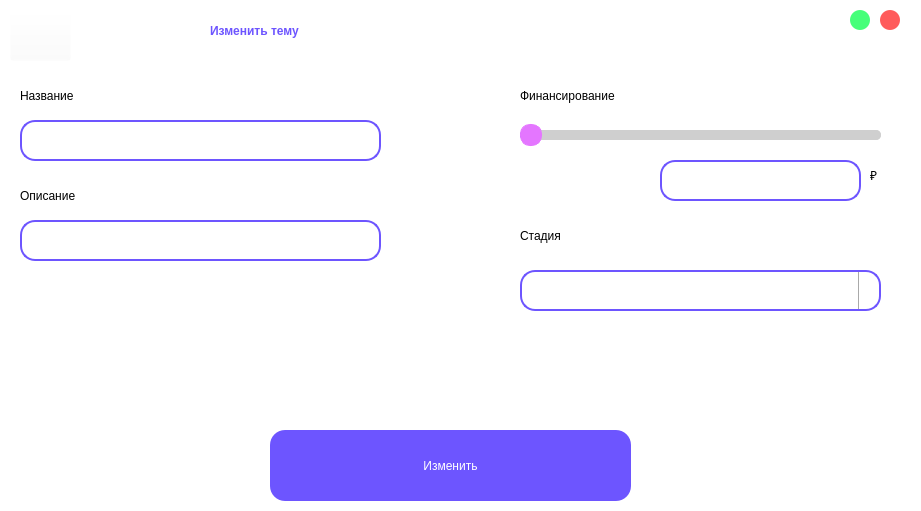
<?xml version="1.0" encoding="UTF-8"?>
<ui version="4.0">
 <class>change_theme</class>
 <widget class="QWidget" name="change_theme">
  <property name="geometry">
   <rect>
    <x>0</x>
    <y>0</y>
    <width>921</width>
    <height>511</height>
   </rect>
  </property>
  <property name="minimumSize">
   <size>
    <width>921</width>
    <height>511</height>
   </size>
  </property>
  <property name="maximumSize">
   <size>
    <width>921</width>
    <height>511</height>
   </size>
  </property>
  <property name="windowTitle">
   <string>Form</string>
  </property>
  <property name="styleSheet">
   <string notr="true">background-color: rgb(255, 255, 255);</string>
  </property>
  <widget class="QPushButton" name="pushButton_4">
   <property name="geometry">
    <rect>
     <x>10</x>
     <y>10</y>
     <width>61</width>
     <height>51</height>
    </rect>
   </property>
   <property name="styleSheet">
    <string notr="true">background-color: rgba(255, 255, 255, 0);</string>
   </property>
   <property name="text">
    <string/>
   </property>
   <property name="icon">
    <iconset resource="greeting.qrc">
     <normaloff>:/new/prefix1/return.png</normaloff>:/new/prefix1/return.png</iconset>
   </property>
   <property name="iconSize">
    <size>
     <width>35</width>
     <height>35</height>
    </size>
   </property>
  </widget>
  <widget class="QLabel" name="label_2">
   <property name="geometry">
    <rect>
     <x>20</x>
     <y>80</y>
     <width>161</width>
     <height>31</height>
    </rect>
   </property>
   <property name="styleSheet">
    <string notr="true">color: rgb(0, 0, 0);
font: 75 18pt &quot;Karla&quot;;
</string>
   </property>
   <property name="text">
    <string>Название</string>
   </property>
  </widget>
  <widget class="QPushButton" name="pushButton_3">
   <property name="geometry">
    <rect>
     <x>850</x>
     <y>10</y>
     <width>20</width>
     <height>20</height>
    </rect>
   </property>
   <property name="styleSheet">
    <string notr="true">QPushButton {
	border-radius: 10px;
	background-color: #45FF79;
	color: white;
}
QPushButton:pressed {
	background-color: #B2FFC8;
}</string>
   </property>
   <property name="text">
    <string/>
   </property>
  </widget>
  <widget class="QPushButton" name="pushButton_2">
   <property name="geometry">
    <rect>
     <x>880</x>
     <y>10</y>
     <width>20</width>
     <height>20</height>
    </rect>
   </property>
   <property name="styleSheet">
    <string notr="true">QPushButton {
	border-radius: 10px;
	background-color: #FF5B5B;
	color: white;
}
QPushButton:pressed {
	background-color: #FFBCBC;
}</string>
   </property>
   <property name="text">
    <string/>
   </property>
  </widget>
  <widget class="QLineEdit" name="lineEdit_2">
   <property name="geometry">
    <rect>
     <x>20</x>
     <y>120</y>
     <width>361</width>
     <height>41</height>
    </rect>
   </property>
   <property name="styleSheet">
    <string notr="true">border-radius: 15px; 
font: 14pt &quot;Karla&quot;;
padding-left: 10px;
padding-right:10px;
border: 2px solid #6D55FF;
</string>
   </property>
   <property name="text">
    <string/>
   </property>
  </widget>
  <widget class="QLineEdit" name="lineEdit_3">
   <property name="geometry">
    <rect>
     <x>20</x>
     <y>220</y>
     <width>361</width>
     <height>41</height>
    </rect>
   </property>
   <property name="styleSheet">
    <string notr="true">border-radius: 15px; 
font: 14pt &quot;Karla&quot;;
padding-left: 10px;
padding-right:10px;
border: 2px solid #6D55FF;
</string>
   </property>
  </widget>
  <widget class="QSlider" name="horizontalSlider">
   <property name="geometry">
    <rect>
     <x>520</x>
     <y>120</y>
     <width>361</width>
     <height>31</height>
    </rect>
   </property>
   <property name="styleSheet">
    <string notr="true">QSlider::groove:horizontal {
    background: #CFCFCF; /* Цвет незаполненной части */
    height: 10px; /* Высота линии */
    border-radius: 5px; /* Закругленные края */
}

QSlider::sub-page:horizontal {
    background: #6D55FF; /* Цвет заполненной части */
    border-radius: 5px; /* Закругленные края */
}

QSlider::add-page:horizontal {
    background: #CFCFCF; /* Цвет незаполненной части */
    border-radius: 5px; /* Закругленные края */
}

QSlider::handle:horizontal {
    background: #E476FF; /* Цвет круглой точки */
    border: 1px solid #E476FF; /* Граница вокруг точки */
    width: 20px; /* Ширина точки */
    height: 20px; /* Высота точки */
    border-radius: 10px; /* Круглая форма */
    margin-top: -6px; 
    margin-bottom: -6px; /* Центрирование точки */
}</string>
   </property>
   <property name="orientation">
    <enum>Qt::Horizontal</enum>
   </property>
  </widget>
  <widget class="QLabel" name="label_6">
   <property name="geometry">
    <rect>
     <x>520</x>
     <y>80</y>
     <width>231</width>
     <height>31</height>
    </rect>
   </property>
   <property name="styleSheet">
    <string notr="true">color: rgb(0, 0, 0);
font: 75 18pt &quot;Karla&quot;;
</string>
   </property>
   <property name="text">
    <string>Финансирование</string>
   </property>
  </widget>
  <widget class="QLabel" name="label_3">
   <property name="geometry">
    <rect>
     <x>20</x>
     <y>180</y>
     <width>151</width>
     <height>31</height>
    </rect>
   </property>
   <property name="styleSheet">
    <string notr="true">color: rgb(0, 0, 0);
font: 75 18pt &quot;Karla&quot;;
</string>
   </property>
   <property name="text">
    <string>Описание</string>
   </property>
  </widget>
  <widget class="QPushButton" name="pushButton">
   <property name="geometry">
    <rect>
     <x>270</x>
     <y>430</y>
     <width>361</width>
     <height>71</height>
    </rect>
   </property>
   <property name="autoFillBackground">
    <bool>false</bool>
   </property>
   <property name="styleSheet">
    <string notr="true">QPushButton{
	color: rgb(255, 255, 255);
	background-color: #6D55FF;
	border-radius: 15px; 
	font: 75 25pt &quot;Karla&quot; bold;
	border: 2px;
}
QPushButton:pressed{
	background-color: #A597FF;
}</string>
   </property>
   <property name="text">
    <string>Изменить</string>
   </property>
   <property name="default">
    <bool>false</bool>
   </property>
   <property name="flat">
    <bool>false</bool>
   </property>
  </widget>
  <widget class="QLineEdit" name="lineEdit_6">
   <property name="geometry">
    <rect>
     <x>660</x>
     <y>160</y>
     <width>201</width>
     <height>41</height>
    </rect>
   </property>
   <property name="styleSheet">
    <string notr="true">border-radius: 15px; 
font: 14pt &quot;Karla&quot;;
padding-left: 10px;
padding-right:10px;
border: 2px solid #6D55FF;
</string>
   </property>
  </widget>
  <widget class="QLabel" name="label_7">
   <property name="geometry">
    <rect>
     <x>870</x>
     <y>160</y>
     <width>31</width>
     <height>31</height>
    </rect>
   </property>
   <property name="styleSheet">
    <string notr="true">color: rgb(0, 0, 0);
font: 75 18pt &quot;Karla&quot;;
</string>
   </property>
   <property name="text">
    <string>₽</string>
   </property>
  </widget>
  <widget class="QLabel" name="label">
   <property name="geometry">
    <rect>
     <x>210</x>
     <y>0</y>
     <width>511</width>
     <height>61</height>
    </rect>
   </property>
   <property name="styleSheet">
    <string notr="true">color: rgb(109, 85, 255);
font: 75 40pt &quot;Karla&quot; bold;
font-weight: 500;</string>
   </property>
   <property name="text">
    <string>Изменить тему</string>
   </property>
  </widget>
  <widget class="QLabel" name="label_4">
   <property name="geometry">
    <rect>
     <x>520</x>
     <y>220</y>
     <width>151</width>
     <height>31</height>
    </rect>
   </property>
   <property name="styleSheet">
    <string notr="true">color: rgb(0, 0, 0);
font: 75 18pt &quot;Karla&quot;;
</string>
   </property>
   <property name="text">
    <string>Стадия</string>
   </property>
  </widget>
  <widget class="QComboBox" name="comboBox">
   <property name="geometry">
    <rect>
     <x>520</x>
     <y>270</y>
     <width>361</width>
     <height>41</height>
    </rect>
   </property>
   <property name="styleSheet">
    <string notr="true">QComboBox {
    border-radius: 15px; 
    font: 14pt &quot;Karla&quot;;
    padding-left: 10px;
    padding-right:10px;
    border: 2px solid #6D55FF;
    color: black; /* Default text color - black */
}

QComboBox::drop-down {
    subcontrol-origin: padding;
    subcontrol-position: top right;
    width: 20px;
    border-left-width: 1px;
    border-left-color: darkgray;
    border-left-style: solid;
    border-top-right-radius: 3px;
    border-bottom-right-radius: 3px;
}

QComboBox::down-arrow {
    image: url(:/new/prefix1/combobox.png);
    width: 20px;
    height: 20px;
}

QComboBox QAbstractItemView {
    border: 2px solid #6D55FF;
    color: #6D55FF; /* Text color in the dropdown - purple */
    background-color: white; 
}

QComboBox:hover { /* Hover state - highlight with purple border */
    border: 2px solid #6D55FF;
}

QComboBox:focus { /* Focus state - highlight with purple border */
    border: 2px solid #6D55FF;
}

QComboBox:selected { /* Selected state - highlight with purple border */
    border: 2px solid #6D55FF;
    color: #6D55FF; /* Text color in the selected state - purple */
}</string>
   </property>
  </widget>
 </widget>
 <resources>
  <include location="greeting.qrc"/>
 </resources>
 <connections/>
</ui>
